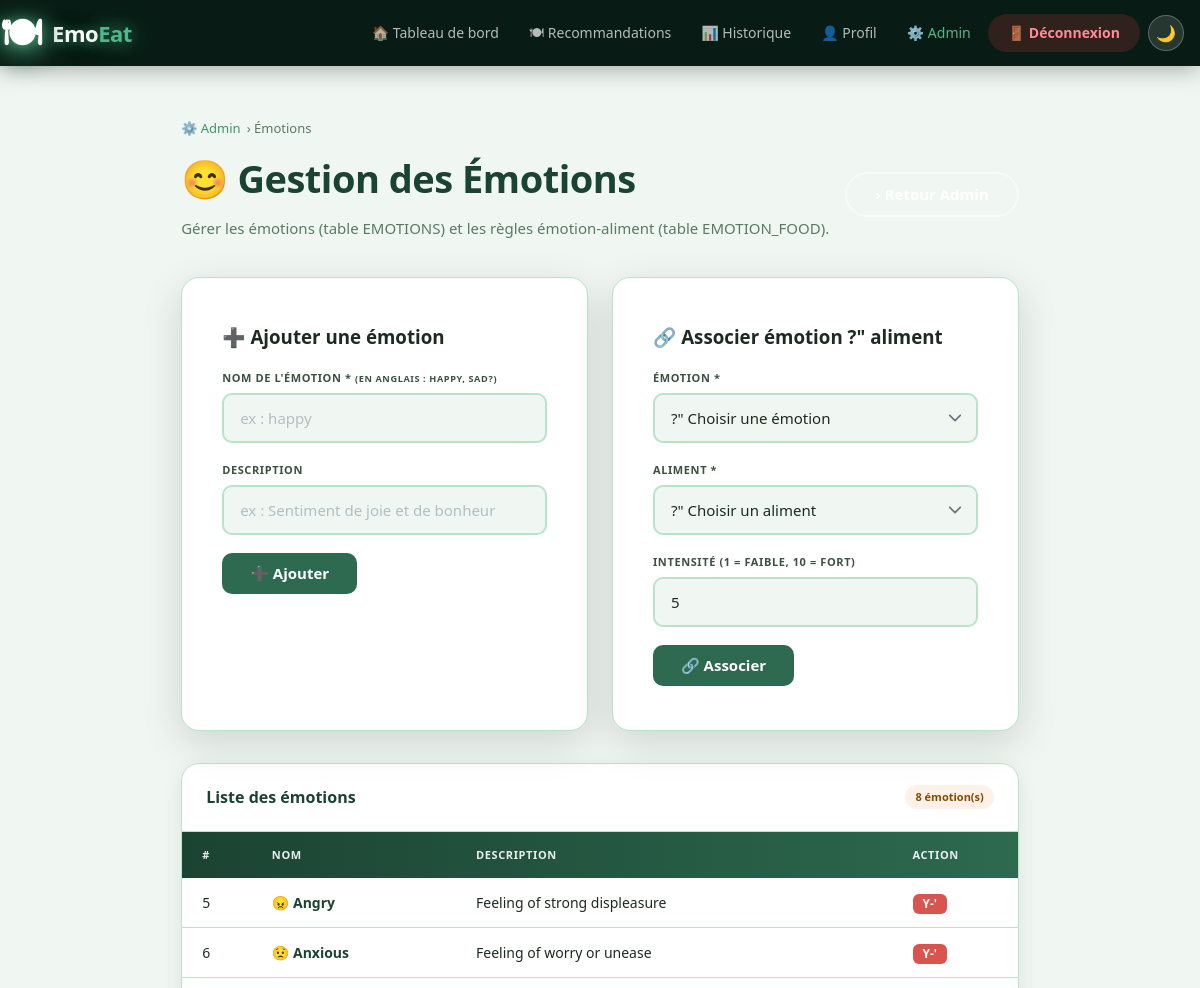
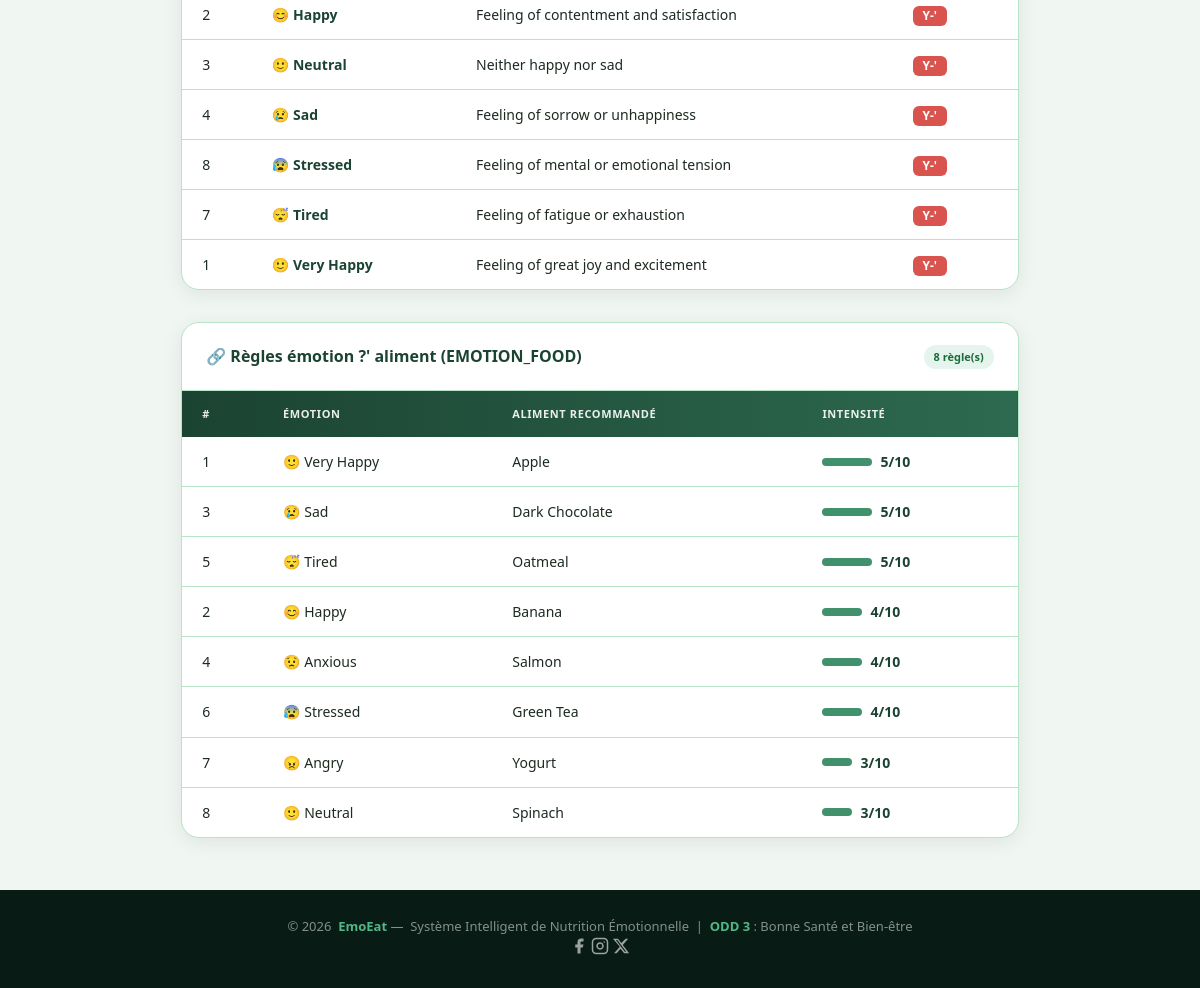
Page /admin_emotions.php (signed in) on the committed database (2 pictures, top to bottom).
### tables this page shows
CREATE TABLE EMOTIONS (
    ID_EMOTION INT AUTO_INCREMENT PRIMARY KEY,
    EMOTION_NAME VARCHAR(100),
    DESCRIPTION VARCHAR(255)
);

CREATE TABLE EMOTION_FOOD (
    ID_RULE INT AUTO_INCREMENT PRIMARY KEY,
    ID_EMOTION INT,
    ID_FOOD INT,
    INTENSITY INT,
    CONSTRAINT FK_EF_EMOTION FOREIGN KEY (ID_EMOTION) REFERENCES EMOTIONS(ID_EMOTION),
    CONSTRAINT FK_EF_FOOD FOREIGN KEY (ID_FOOD) REFERENCES FOODS(ID_FOOD)
);

CREATE TABLE FOODS (
    ID_FOOD INT AUTO_INCREMENT PRIMARY KEY,
    FOOD_NAME VARCHAR(100),
    CATEGORY VARCHAR(50),
    CALORIES INT,
    PROTEIN INT,
    CARBS INT,
    FAT INT,
    DESCRIPTION VARCHAR(255)
);

### admin_emotions.php (the view, shortened to what this page needs)
<?php
include("connexion.php");
$emotions = []; $foods = []; $rules = [];
try {
    $eStmt = $conn->prepare("SELECT ID_EMOTION, EMOTION_NAME, DESCRIPTION FROM EMOTIONS ORDER BY EMOTION_NAME");
    $eStmt->execute();
    $emotions = $eStmt->fetchAll(PDO::FETCH_ASSOC);
    $rStmt = $conn->prepare(
        "SELECT ef.ID_RULE, ef.INTENSITY, e.EMOTION_NAME, f.FOOD_NAME
         FROM EMOTION_FOOD ef
         JOIN EMOTIONS e ON e.ID_EMOTION = ef.ID_EMOTION
         JOIN FOODS    f ON f.ID_FOOD    = ef.ID_FOOD
         ORDER BY ef.INTENSITY DESC"
    );
    $rStmt->execute();
    $rules = $rStmt->fetchAll(PDO::FETCH_ASSOC);
} catch(PDOException $e) {
    $msg = "Erreur de chargement."; $msg_type = 'danger';
}
function adminEmoEmoji(string $name): string {
    $map = ['happy'=>'&#128522;','sad'=>'&#128546;','angry'=>'&#128544;','stress'=>'&#128560;','stressed'=>'&#128560;',
            'excited'=>'&#129321;','anxious'=>'&#128543;','calm'=>'&#128524;','tired'=>'&#128564;','fear'=>'&#128561;','joy'=>'&#128516;'];
    return $map[strtolower(trim($name))] ?? '&#128578;';
}
?>
<!DOCTYPE html>
<html lang="fr">
<head>
    <link rel="stylesheet" href="style.css?v=25">
</head>
<body>
<?php include('navbar.php'); ?>
<div class="page-wrap">
    <div class="breadcrumb">
        <a href="dashboard_admin.php">&#9881;&#65039; Admin</a>  &rsaquo; &Eacute;motions
    </div>
    <div class="page-header-row page-header">
        <div>
            <h1>&#128522; Gestion des &Eacute;motions</h1>
            <p>Gérer les émotions (table EMOTIONS) et les règles émotion-aliment (table EMOTION_FOOD).</p>
        </div>
        <a href="dashboard_admin.php" class="btn btn-outline"> &rsaquo; Retour Admin</a>
    </div>
    <div style="display:grid;grid-template-columns:1fr 1fr;gap:24px;margin-bottom:32px;">
        <div class="form-card">
            <h3 style="margin-bottom:16px;">&#10133; Ajouter une émotion</h3>
            <form method="POST">
                <div class="form-group">
                    <label>Nom de l'émotion * <small>(en anglais : happy, sad?)</small></label>
                    <input type="text" name="emotion_name" class="form-control" placeholder="ex : happy" required>
                </div>
                <div class="form-group">
                    <label>Description</label>
                    <input type="text" name="description" class="form-control" placeholder="ex : Sentiment de joie et de bonheur">
                </div>
                <button type="submit" name="add_emotion" class="btn btn-green">&#10133; Ajouter</button>
            </form>
        </div>
        <div class="form-card">
            <h3 style="margin-bottom:16px;">&#128279; Associer émotion ?" aliment</h3>
            <form method="POST">
                <div class="form-group">
                    <label>&Eacute;motion *</label>
                    <select name="r_emotion_id" class="form-control" required>
                        <option value="">?" Choisir une émotion </option>
                    </select>
                </div>
                <div class="form-group">
                    <label>Aliment *</label>
                    <select name="r_food_id" class="form-control" required>
                        <option value="">?" Choisir un aliment </option>
                    </select>
                </div>
                <div class="form-group">
                    <label>Intensité (1 = faible, 10 = fort)</label>
                    <input type="number" name="r_intensity" class="form-control" min="1" max="10" value="5" required>
                </div>
                <button type="submit" name="add_rule" class="btn btn-green">&#128279; Associer</button>
            </form>
        </div>
    </div>
    <div class="table-wrap" style="margin-bottom:32px;">
        <div class="table-head">
            <h3>Liste des émotions</h3>
            <span class="tag tag-o"><?php echo count($emotions); ?> émotion(s)</span>
        </div>
        <table class="data-table">
            <thead>
                <tr><th>#</th><th>Nom</th><th>Description</th><th>Action</th></tr>
            </thead>
            <tbody>
            <?php if(empty($emotions)): ?>
                <tr><td colspan="4" style="text-align:center;padding:30px;">Aucune émotion.</td></tr>
            <?php else: ?>
            <?php foreach($emotions as $e): ?>
            <tr>
                <td><?php echo (int)$e['ID_EMOTION']; ?></td>
                <td><?php echo adminEmoEmoji($e['EMOTION_NAME']); ?> <strong><?php echo htmlspecialchars($e['EMOTION_NAME']); ?></strong></td>
                <td><?php echo htmlspecialchars($e['DESCRIPTION'] ?? '?"'); ?></td>
                <td>
                    <form method="POST" style="display:inline;">
                        <button type="submit" name="delete_emotion"
                                class="btn" style="padding:4px 10px;font-size:12px;background:#d9534f;color:#fff;border:none;border-radius:6px;"
                                onclick="return confirm('Supprimer cette émotion et toutes ses règles associées ?');">
                            Y-'
                        </button>
                    </form>
                </td>
            </tr>
            <?php endforeach; ?>
            <?php endif; ?>
            </tbody>
        </table>
    </div>
    <div class="table-wrap">
        <div class="table-head">
            <h3>&#128279; Règles émotion ?' aliment (EMOTION_FOOD)</h3>
            <span class="tag tag-g"><?php echo count($rules); ?> règle(s)</span>
        </div>
        <table class="data-table">
            <thead>
                <tr><th>#</th><th>&Eacute;motion</th><th>Aliment recommandé</th><th>Intensité</th></tr>
            </thead>
            <tbody>
            <?php if(empty($rules)): ?>
                <tr><td colspan="4" style="text-align:center;padding:30px;">Aucune règle définie.</td></tr>
            <?php else: ?>
            <?php foreach($rules as $r): ?>
            <tr>
                <td><?php echo (int)$r['ID_RULE']; ?></td>
                <td><?php echo adminEmoEmoji($r['EMOTION_NAME']); ?> <?php echo htmlspecialchars($r['EMOTION_NAME']); ?></td>
                <td><?php echo htmlspecialchars($r['FOOD_NAME']); ?></td>
                <td>
                    <div style="display:flex;align-items:center;gap:8px;">
                        <div style="width:<?php echo ((int)$r['INTENSITY'] * 10); ?>px;height:8px;background:var(--primary-l);border-radius:4px;"></div>
                        <strong><?php echo (int)$r['INTENSITY']; ?>/10</strong>
                    </div>
                </td>
            </tr>
            <?php endforeach; ?>
            <?php endif; ?>
            </tbody>
        </table>
    </div>
</div>
<?php include('footer.php'); ?>
</body>
</html>

### navbar.php (shortened to what this page needs)
<?php
$_cur  = basename($_SERVER['PHP_SELF']);
$_logged = isset($_SESSION['user_id']);
$_urole  = isset($_SESSION['role'])      ? $_SESSION['role']      : '';
?>
<nav class="navbar">
    <div class="nav-container">
        <a href="<?php echo $_logged ? 'dashboard.php' : 'index.php'; ?>" class="nav-logo">
            <span class="logo-icon">&#127869;</span>
            <span>Emo<span class="logo-accent">Eat</span></span>
        </a>
        <div class="nav-right">
        <div class="nav-links" id="navLinks">
            <?php if($_logged): ?>
                <a href="dashboard.php"      class="<?php echo $_cur==='dashboard.php'      ? 'active':''; ?>">&#127968; Tableau de bord</a>
                <a href="recommandation.php" class="<?php echo $_cur==='recommandation.php' ? 'active':''; ?>">&#127869; Recommandations</a>
                <a href="historique.php"     class="<?php echo $_cur==='historique.php'     ? 'active':''; ?>">&#128202; Historique</a>
                <a href="profile.php"        class="<?php echo $_cur==='profile.php'        ? 'active':''; ?>">&#128100; Profil</a>
                <?php if($_urole === 'ADMIN'): ?>
                    <a href="dashboard_admin.php" class="admin-link <?php echo $_cur==='dashboard_admin.php'?'active':''; ?>">&#9881;&#65039; Admin</a>
                <?php endif; ?>
                <a href="logout.php" class="nav-btn logout-btn">&#128682; D&eacute;connexion</a>
            <?php else: ?>
                <a href="index.php"    class="<?php echo $_cur==='index.php'    ? 'active':''; ?>">Accueil</a>
                <a href="register.php" class="<?php echo $_cur==='register.php' ? 'active':''; ?>">S'inscrire</a>
                <a href="login.php"    class="nav-btn">&#128273; Se connecter</a>
            <?php endif; ?>
        </div>
        <button class="theme-toggle" id="themeToggle" onclick="toggleTheme()" title="Mode nuit / jour">&#127769;</button>
        </div>
    </div>
</nav>

### footer.php (shortened to what this page needs)
<footer class="footer">
    <p>
        &copy; <?php echo date('Y'); ?>
        &nbsp;<span>EmoEat</span>&nbsp;&mdash;&nbsp;
        Système Intelligent de Nutrition &Eacute;motionnelle
        &nbsp;|&nbsp;
        <span>ODD 3</span> : Bonne Santé et Bien-être
    </p>
    <div class="footer-social">
        <a href="https://www.facebook.com/" target="_blank" rel="noopener" aria-label="Facebook">
            <svg xmlns="http://www.w3.org/2000/svg" width="18" height="18" viewBox="0 0 24 24" fill="currentColor"><path d="M18 2h-3a5 5 0 0 0-5 5v3H7v4h3v8h4v-8h3l1-4h-4V7a1 1 0 0 1 1-1h3z"/></svg>
        </a>
        <a href="https://www.instagram.com/" target="_blank" rel="noopener" aria-label="Instagram">
        </a>
        <a href="https://www.x.com/" target="_blank" rel="noopener" aria-label="X (Twitter)">
            <svg xmlns="http://www.w3.org/2000/svg" width="18" height="18" viewBox="0 0 24 24" fill="currentColor"><path d="M18.244 2.25h3.308l-7.227 8.26 8.502 11.24H16.17l-4.714-6.231-5.401 6.231H2.744l7.737-8.835L1.254 2.25H8.08l4.253 5.622 5.911-5.622Zm-1.161 17.52h1.833L7.084 4.126H5.117z"/></svg>
        </a>
    </div>
</footer>

### rows in the picture
emotions: ID_EMOTION "5", EMOTION_NAME "😠", EMOTION_NAME "Angry", DESCRIPTION "Feeling of strong displeasure"
emotions: ID_EMOTION "6", EMOTION_NAME "😟", EMOTION_NAME "Anxious", DESCRIPTION "Feeling of worry or unease"
emotions: ID_EMOTION "2", EMOTION_NAME "😊", EMOTION_NAME "Happy", DESCRIPTION "Feeling of contentment and satisfaction"
emotions: ID_EMOTION "3", EMOTION_NAME "🙂", EMOTION_NAME "Neutral", DESCRIPTION "Neither happy nor sad"
emotions: ID_EMOTION "4", EMOTION_NAME "😢", EMOTION_NAME "Sad", DESCRIPTION "Feeling of sorrow or unhappiness"
emotions: ID_EMOTION "8", EMOTION_NAME "😰", EMOTION_NAME "Stressed", DESCRIPTION "Feeling of mental or emotional tension"
emotions: ID_EMOTION "7", EMOTION_NAME "😴", EMOTION_NAME "Tired", DESCRIPTION "Feeling of fatigue or exhaustion"
emotions: ID_EMOTION "1", EMOTION_NAME "🙂", EMOTION_NAME "Very Happy", DESCRIPTION "Feeling of great joy and excitement"
emotion_food: ID_RULE "1", ID_EMOTION.EMOTION_NAME "🙂", ID_EMOTION.EMOTION_NAME "Very Happy", ID_FOOD.FOOD_NAME "Apple", INTENSITY "5"
emotion_food: ID_RULE "3", ID_EMOTION.EMOTION_NAME "😢", ID_EMOTION.EMOTION_NAME "Sad", ID_FOOD.FOOD_NAME "Dark Chocolate", INTENSITY "5"
emotion_food: ID_RULE "5", ID_EMOTION.EMOTION_NAME "😴", ID_EMOTION.EMOTION_NAME "Tired", ID_FOOD.FOOD_NAME "Oatmeal", INTENSITY "5"
emotion_food: ID_RULE "2", ID_EMOTION.EMOTION_NAME "😊", ID_EMOTION.EMOTION_NAME "Happy", ID_FOOD.FOOD_NAME "Banana", INTENSITY "4"
emotion_food: ID_RULE "4", ID_EMOTION.EMOTION_NAME "😟", ID_EMOTION.EMOTION_NAME "Anxious", ID_FOOD.FOOD_NAME "Salmon", INTENSITY "4"
emotion_food: ID_RULE "6", ID_EMOTION.EMOTION_NAME "😰", ID_EMOTION.EMOTION_NAME "Stressed", ID_FOOD.FOOD_NAME "Green Tea", INTENSITY "4"
emotion_food: ID_RULE "7", ID_EMOTION.EMOTION_NAME "😠", ID_EMOTION.EMOTION_NAME "Angry", ID_FOOD.FOOD_NAME "Yogurt", INTENSITY "3"
emotion_food: ID_RULE "8", ID_EMOTION.EMOTION_NAME "🙂", ID_EMOTION.EMOTION_NAME "Neutral", ID_FOOD.FOOD_NAME "Spinach", INTENSITY "3"

### other values in the picture
count($emotions) "8"
count($rules) "8"
